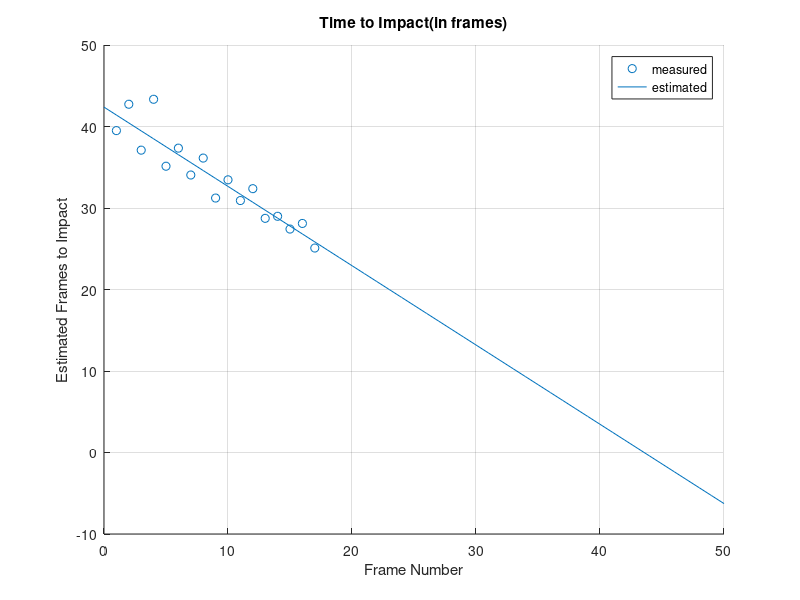
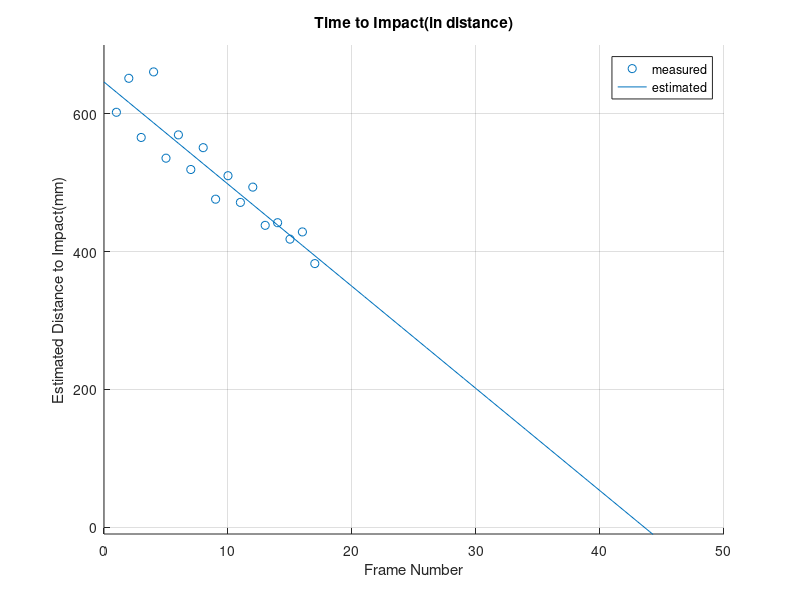
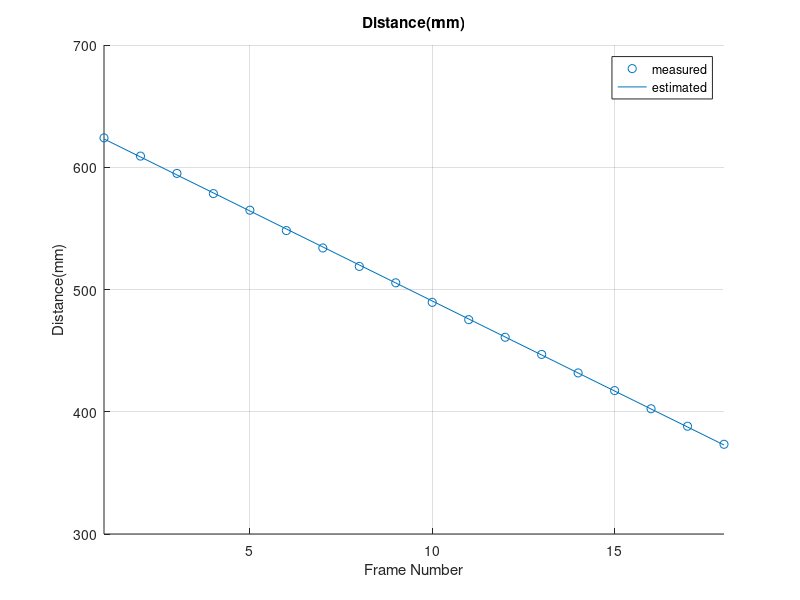

Write the MATLAB code that produced these figures, in order.
clear; clc; close all;

[x, y] = textread('tau.txt', '%f %f', 17);

% least square estimation
p = polyfit(x,y,1);
frame = 0:50;
tau = polyval(p,frame);

figure(1); hold on; grid on;
title('Time to Impact(in frames)');
scatter(x,y);
plot(frame,tau);
legend('measured', 'estimated');
xlabel('Frame Number');
ylabel('Estimated Frames to Impact');
xlim([0 50]);
ylim([-10 50]);

impact_frame = -p(2)/p(1)

%% task2
distance = 15.25;   % 15.25mm

tau = tau*distance;
figure(2); hold on; grid on;
title('Time to Impact(in distance)');
scatter(x,y*distance);
plot(frame,tau);
legend('measured', 'estimated');
xlabel('Frame Number');
ylabel('Estimated Distance to Impact(mm)');
xlim([0 50]);
ylim([-10 700]);

%% task3
[frame, distance] = textread('distance.txt', '%f %f', 18);
% least square estimation
p = polyfit(frame,distance,1);
tau = polyval(p,frame);

figure(3); hold on; grid on;
title('Distance(mm)');
scatter(frame,distance);
plot(frame,tau);
legend('measured', 'estimated');
xlabel('Frame Number');
ylabel('Distance(mm)');
xlim([1 18]);
ylim([300 700]);
